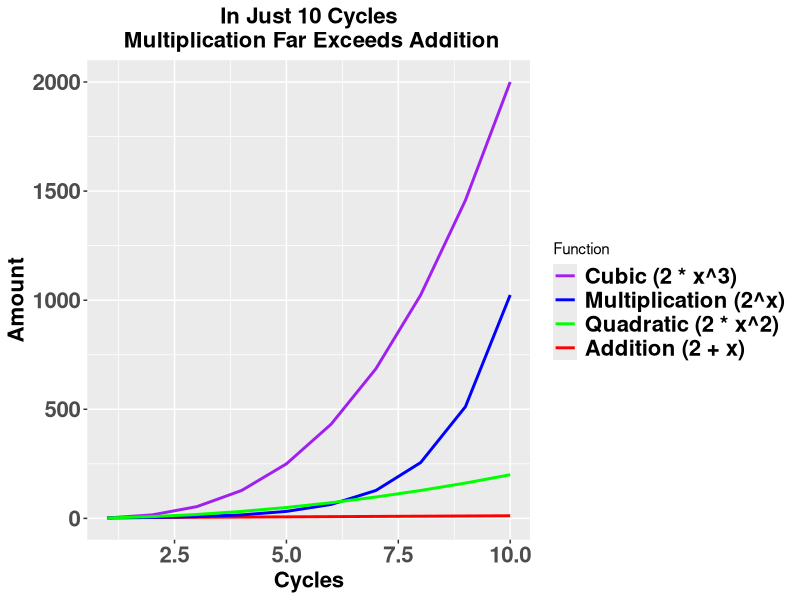

This chart was generated by the following R code:
## ---- chunk 1

mp4_vid <- function(src) {
  htmltools::HTML(
    paste0(
      '<video controls controlsList="nodownload">
        <source src="', src, '" type="video/mp4">
        Your browser does not support the video tag.
      </video>'
    )
  )
}


#  To call an mp4 file using the function above.  Place it in an r chunk in an rmd file to include the mp4 in the html document


mp4_vid("vid/dms-6m-1-exceeds-1-not.mp4")

# 
mp4_vid("vid/gganimate.mp4")
# 
# 
mp4_vid("vid/ts-zoom.mp4")

## ---- chunk 2


# Load necessary library
library(ggplot2) 

# Create a data frame with x values
x <- 1:10

# Calculate the corresponding y values for different functions
df <- data.frame(
  x = rep(x, 4),
  y = c(2 + x, 2^x, 2 * x^2, 2 * x^3),
  Function = rep(c("Addition (2 + x)", "Multiplication (2^x)", "Quadratic (2 * x^2)", "Cubic (2 * x^3)"), each = 10)
)

# Define the order of legend entries
legend_order <- c("Cubic (2 * x^3)", "Multiplication (2^x)", "Quadratic (2 * x^2)", "Addition (2 + x)")

# Create the plot
ggplot2::ggplot(df, ggplot2::aes(x)) +
  ggplot2::geom_line(ggplot2::aes(y = y, color = Function), linewidth = 1) +
  labs(
    title = "In Just 10 Cycles\n Multiplication Far Exceeds Addition",
    x = "Cycles",
    y = "Amount"
  ) +
  ggplot2::scale_color_manual(
    values = c("Cubic (2 * x^3)" = "purple",
               "Multiplication (2^x)" = "blue",
               "Quadratic (2 * x^2)" = "green",
               "Addition (2 + x)" = "red"),
    breaks = legend_order
  ) +
  ggplot2::theme(
    plot.title = ggplot2::element_text(size = 16, face = "bold", hjust = 0.5),  # Centered title
    axis.title = ggplot2::element_text(size = 16, face = "bold"),  # Bigger and bold axis titles
    axis.text = ggplot2::element_text(size = 16, face = "bold"),  # Bigger axis text
#     legend.title = ggplot2::element_blank(),  # Remove legend title
    legend.text = ggplot2::element_text(size = 16, face = "bold")  # Bigger and bold legend text
  )


